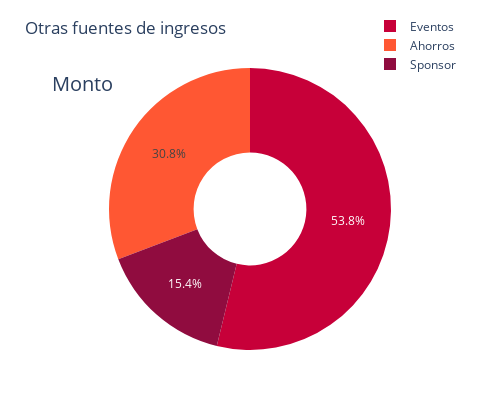

This figure's notebook cell:
### Code cell
# Sumar los montos por categoría
otros = otros_ingresos.groupby('CATEGORIA')[['MONTO']].sum().reset_index()

# Datos para el gráfico
pie1_list = otros.MONTO
labels = otros.CATEGORIA

# Definir la paleta de colores
colors = [
    '#FF5733',  # color-3
    '#C70039',  # color-4
    '#900C3F',  # color-5
    '#581845',  # color-6
    '#FF9F00',   # color-7 (naranja claro)
    '#FFCC80',  # color-1
    '#FFC300'  # color-2
]

# Crear la figura de gráfico circular (Pie)
fig = go.Figure(
    data=[
        go.Pie(
            values=pie1_list,
            labels=labels,
            domain={"x": [0, 0]},  # Ajustar la posición del gráfico en el canvas
            name="Ingresos",
            hoverinfo="label+percent+name",
            hole=0.4,  # Hacer un gráfico de dona (agregar un hueco en el centro)
            marker={'colors': colors}  # Aplicar la paleta de colores
        )
    ],
    layout={
        "title": "Otras fuentes de ingresos",
        "annotations": [
            {
                "font": {"size": 20},
                "showarrow": False,
                "text": "Monto",
                "x": 0.0,
                "y": 1.0
            },
        ],
        # Ajustar el tamaño del gráfico
        "width": 500,  # Ajusta el ancho
        "height": 400,  # Ajusta la altura
        # Modificar márgenes para reducir el espacio blanco
        "margin": {"l": 50, "r": 50, "t": 50, "b": 50},
        # Ajustar la leyenda para que esté más cerca del gráfico
        "legend": {
            "x": 0.8,  # Posición X de la leyenda
            "y": 1.2,    # Posición Y de la leyenda
            "orientation": "v"  # Poner la leyenda en vertical
        }
    }
)

# Mostrar el gráfico
fig.show()

### Figure 1 — Plotly figure (JSON) as saved in the notebook; plotly's stock layout.template omitted (floating-point values rounded to 4 significant figures)
{"data": [{"domain": {"x": [0, 0]}, "hole": 0.4, "hoverinfo": "label+percent+name", "labels": ["Ahorros", "Eventos", "Sponsor"], "marker": {"colors": ["#FF5733", "#C70039", "#900C3F", "#581845", "#FF9F00", "#FFCC80", "#FFC300"]}, "name": "Ingresos", "type": "pie", "values": [120000, 209500, 60000]}], "layout": {"annotations": [{"font": {"size": 20}, "showarrow": false, "text": "Monto", "x": 0, "y": 1}], "height": 400, "legend": {"orientation": "v", "x": 0.8, "y": 1.2}, "margin": {"b": 50, "l": 50, "r": 50, "t": 50}, "title": {"text": "Otras fuentes de ingresos"}, "width": 500}}
